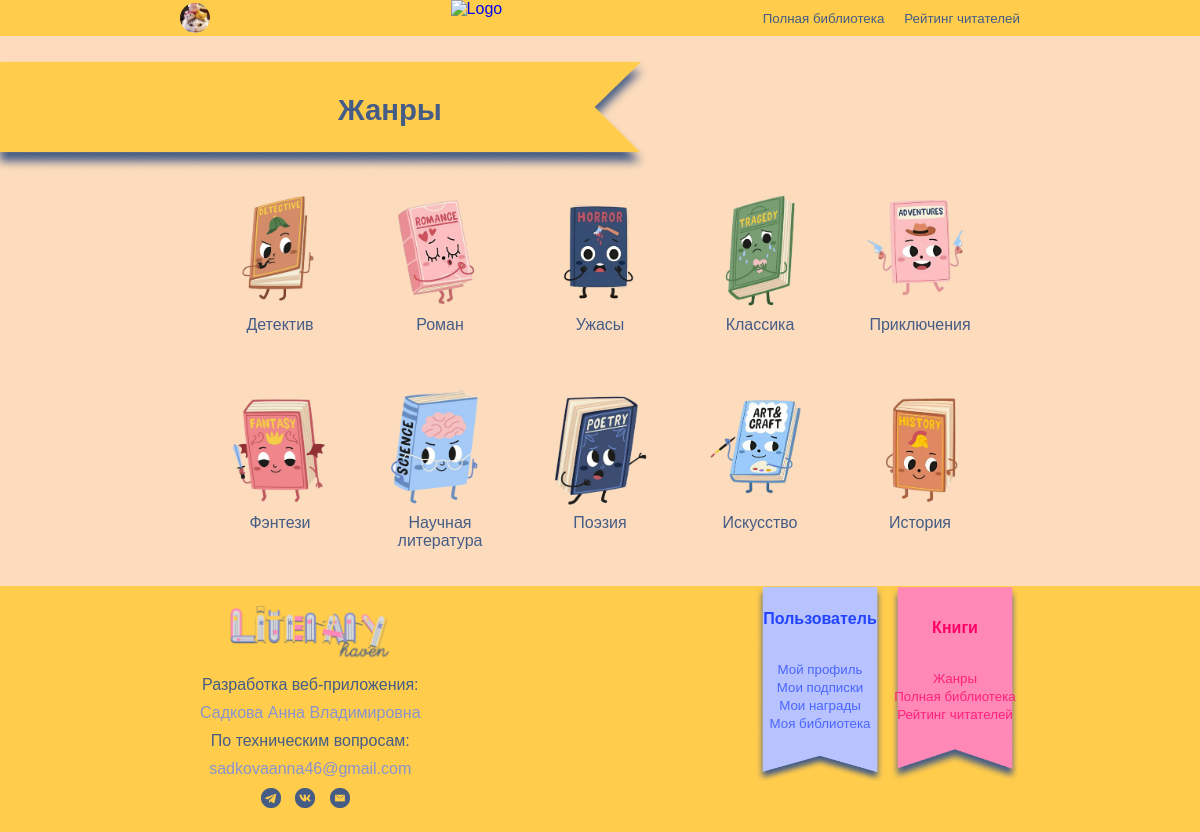
The page /allgenres.php?acc=2 on the database its author committed.
### tables this page shows
CREATE TABLE `user` (
  `UserId` int(11) NOT NULL AUTO_INCREMENT,
  `Surname` varchar(100) NOT NULL,
  `Name` varchar(100) NOT NULL,
  `Fathername` varchar(100) DEFAULT NULL,
  `UserPhoto` varchar(100) DEFAULT NULL,
  `Nickname` varchar(50) DEFAULT NULL,
  `Phone` varchar(18) NOT NULL,
  `Password` varchar(10) NOT NULL,
  `Email` varchar(70) NOT NULL,
  `Scores` int(11) DEFAULT NULL,
  `Role` int(11) NOT NULL,
  `Status` int(11) NOT NULL,
  `Block` bit(1) DEFAULT NULL,
  PRIMARY KEY (`UserId`),
  KEY `Role` (`Role`),
  KEY `Status` (`Status`),
  CONSTRAINT `user_ibfk_1` FOREIGN KEY (`Role`) REFERENCES `role` (`RoleId`),
  CONSTRAINT `user_ibfk_2` FOREIGN KEY (`Status`) REFERENCES `status` (`StatusId`)
);

CREATE TABLE `genre` (
  `GenreId` int(11) NOT NULL AUTO_INCREMENT,
  `GenreName` varchar(200) NOT NULL,
  `GenreImage` varchar(600) DEFAULT NULL,
  PRIMARY KEY (`GenreId`)
);

### public_html/allgenres.php (the view, shortened to what this page needs)
<?php
if (isset($_SESSION['acc'])) {
    $acc = $_SESSION['acc'];
} elseif (isset($_GET['acc'])) {
    $acc = $_GET['acc'];
} else {
    header("Location: autorisation.php");
    exit();
}
$host="localhost";
$dbname="sadkovaann";
$password="R2UJCEw@Q";
$user="sadkovaann";
$db_connect = mysqli_connect($host, $user, $password, $dbname);
?>
<!DOCTYPE html>
<html lang="ru">
<head>
    <link rel="stylesheet" href="style.css">
<body>
    <header>
        <div class="user-profile">
            <?php
            $q1 = "SELECT UserPhoto FROM user WHERE UserId = $acc";
            $sql1 = mysqli_query($db_connect, $q1);
            if ($sql1 && mysqli_num_rows($sql1) > 0) {
                $row = mysqli_fetch_assoc($sql1);
                $imageName = $row['UserPhoto'];
                $profimage = "Images/Profile/" . $imageName;
                echo "<a href='profile.php'>
                        <img src='$profimage' alt='Профиль' class='profile-icon'>
                    </a>";
            } else {
                echo "<a href='profile.php'>
                        <img src='Images/Profile/NoPhoto.png' alt='Профиль' class='profile-icon'>
                    </a>";
            }
            ?>
        </div>
        <div class="logo">
            <a href="index.php">
                <img src="Images/Logo/logo.png" alt="Logo">
            </a>
        </div>
        <nav>
            <ul>
                <li><a href="library.php">Полная библиотека</a></li>
                <li><a href="readers.php">Рейтинг читателей</a></li>
            </ul>
        </nav>
    </header>
    <section class="genres-section" id="genres">
        <div id="left" class="section-bookmark" style="background-image: url('Images/Navigation/YellowSection.png'); margin-top: 2%">
            <h2 class='section-title'>Жанры</h2>
        </div>
        <div class="genre-cards" style="margin: 0 15%;">
            <?php
            $q = "SELECT GenreId, GenreName, GenreImage FROM genre";
            $sql = mysqli_query($db_connect, $q);
            if ($sql) {
                while ($userrow = mysqli_fetch_assoc($sql)) {
                    echo "<a href='library.php?selectedGenre={$userrow['GenreId']}'><div class='award-card'>";
                    $GenreCover = "Images/Genre/".$userrow['GenreImage'];
                    echo "<img src='$GenreCover' alt='Обложка'";
                    echo "<p id='book-name-p'>{$userrow['GenreName']}</p>";
                    echo "</div></a>";
                }
            }
            ?>
        </div>
    </section>
    <center>
        <footer>
            <div class="footer-content">
                <a href="#"><img src="Images/Logo/logo2.png" alt="Logo" class="footer-logo"></a>
                <p style="color:#455C86">Разработка веб-приложения:</p>
                <p>Садкова Анна Владимировна</p>
                <p style="color:#455C86">По техническим вопросам:</p>
                <a href='mailto:sadkovaanna46@gmail.com?subject=Сайт%20LiteraryHaven'><p>sadkovaanna46@gmail.com</p></a>
                <div class="social-icons">
                <a href="#"><img src="Images/Social/telegram.png" alt="Telegram"></a>
                <a href="#"><img src="Images/Social/vk.png" alt="VK"></a>
                <a href="mailto:sadkovaanna46@gmail.com?subject=Сайт%20LiteraryHaven"><img src="Images/Social/email.png" alt="Email"></a>
                </div>
            </div>
            <div class="footer-menu">
                <div class="user-menu">
                    <h3>Пользователь</h3>
                    <ul>
                        <li><a href="profile.php">Мой профиль</a></li>
                        <li><a href="subscribtion.php?mysub=1">Мои подписки</a></li>
                        <li><a href="awards.php">Мои награды</a></li>
                        <li><a href="library.php?mylib=1">Моя библиотека</a></li>
                    </ul>
                </div>
                <div class="books-menu">
                    <h3>Книги</h3>
                    <ul>
                        <li><a href="allgenres.php">Жанры</a></li>
                        <li><a href="library.php">Полная библиотека</a></li>
                        <li><a href="readers.php">Рейтинг читателей</a></li>
                    </ul>
                </div>
            </div>
        </footer>
    </center>
</body>
</html>

### rows shown on the page
user: UserPhoto (picture)
genre: GenreImage (picture), GenreName "Детектив"
genre: GenreImage (picture), GenreName "Роман"
genre: GenreImage (picture), GenreName "Ужасы"
genre: GenreImage (picture), GenreName "Классика"
genre: GenreImage (picture), GenreName "Приключения"
genre: GenreImage (picture), GenreName "Фэнтези"
genre: GenreImage (picture), GenreName "Научная литература"
genre: GenreImage (picture), GenreName "Поэзия"
genre: GenreImage (picture), GenreName "Искусство"
genre: GenreImage (picture), GenreName "История"
